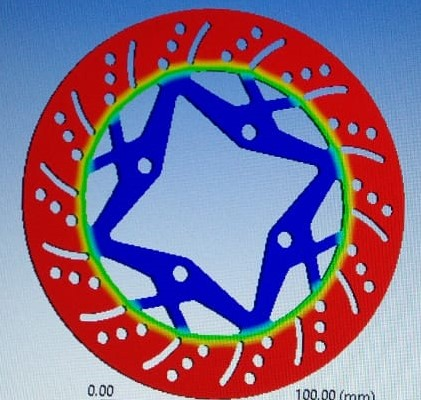
#> input picture opencvlearn/prac3.jpeg, 421 x 400 px
$ python casestudy1.py
#> lines starting #> are read from the running program, lines starting #| are printed output that depends on the picture
import cv2
import matplotlib.pyplot as plt

img=cv2.imread("prac3.jpeg")
#> img is the input picture: shape (400, 421, 3); mean B, G, R 139.5, 106.7, 132.1

b,g,r=cv2.split(img)
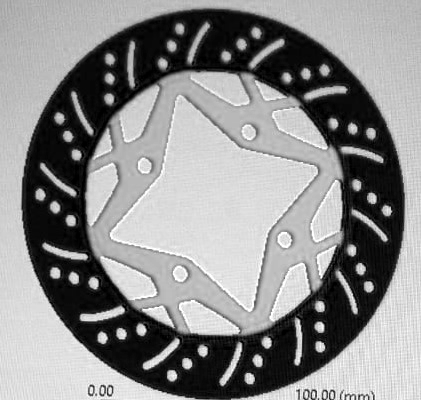
#> b: shape (400, 421); min 0, max 255, mean 139.5
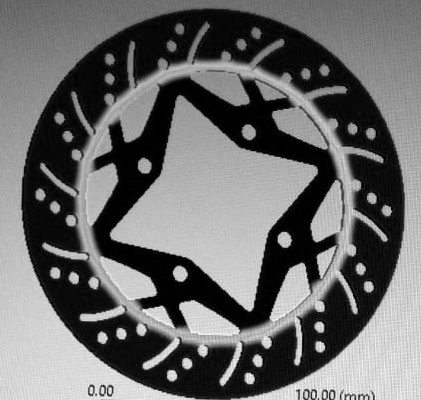
#> g: shape (400, 421); min 0, max 255, mean 106.7
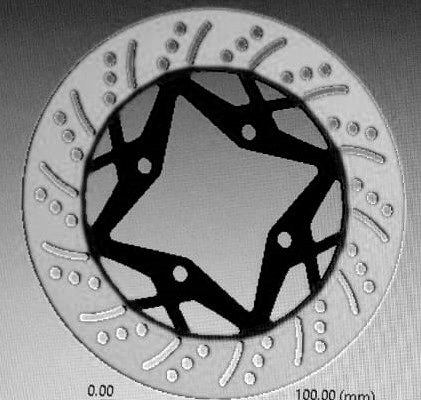
#> r: shape (400, 421); min 0, max 255, mean 132.1
cv2.imshow("adi1",img)
cv2.imshow("b",b)
cv2.imshow("g",g)
cv2.imshow("r",r)
plt.hist(r.ravel(),256,[0,255])
plt.hist(b.ravel(),256,[0,255])
plt.hist(g.ravel(),256,[0,255])

plt.show()
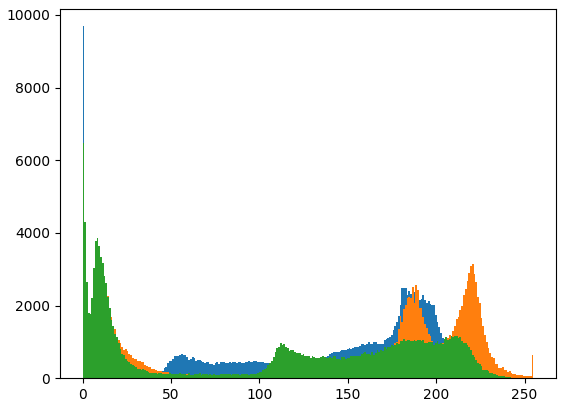
#> figure drawn by matplotlib, 1 panel; tallest bar 9688 high, from x = 0 to 0.996; tallest bar 3641 high, from x = 8.96 to 9.96; tallest bar 6467 high, from x = 0 to 0.996
cv2.waitKey(0)
cv2.destroyAllWindows()

$ run again, with opencvlearn/prac2.jpeg copied over opencvlearn/prac3.jpeg
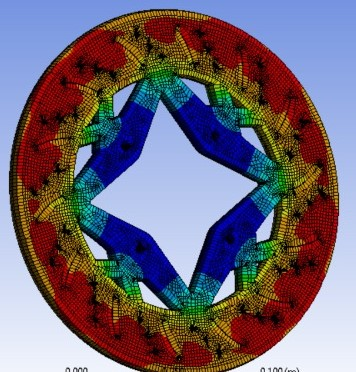
#> input picture opencvlearn/prac2.jpeg, 356 x 372 px
#> img is the input picture: shape (372, 356, 3); mean B, G, R 115.9, 101.6, 112.7
#> `b,g,r=cv2.split(img)`:
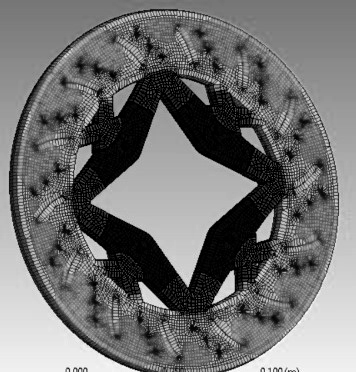
#> r: shape (372, 356); min 0, max 255, mean 112.7
#> `plt.show()`:
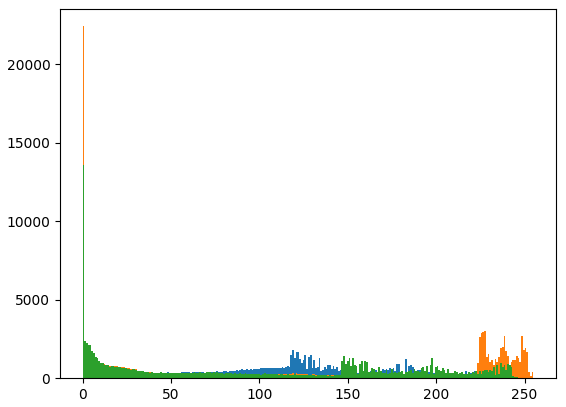
#> figure drawn by matplotlib, 1 panel; tallest bar 8841 high, from x = 0 to 0.996; tallest bar 22407 high, from x = 0 to 0.996; tallest bar 13574 high, from x = 0 to 0.996

$ run again, with opencvlearn/prac.jpeg copied over opencvlearn/prac3.jpeg
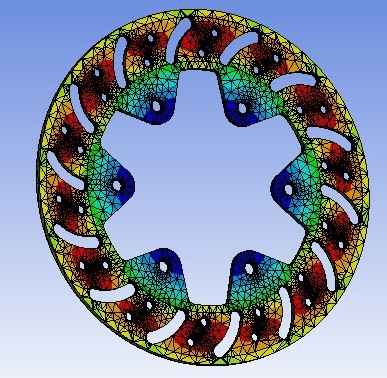
#> input picture opencvlearn/prac.jpeg, 387 x 378 px
#> img is the input picture: shape (378, 387, 3); mean B, G, R 160.6, 141.1, 130.2
#> `b,g,r=cv2.split(img)`:
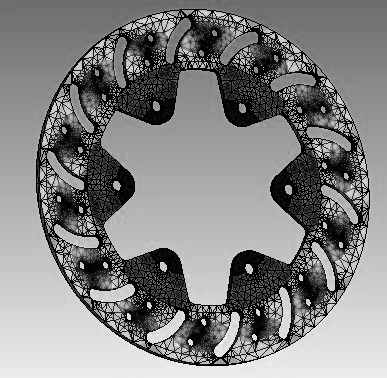
#> r: shape (378, 387); min 0, max 255, mean 130.2
#> `plt.show()`:
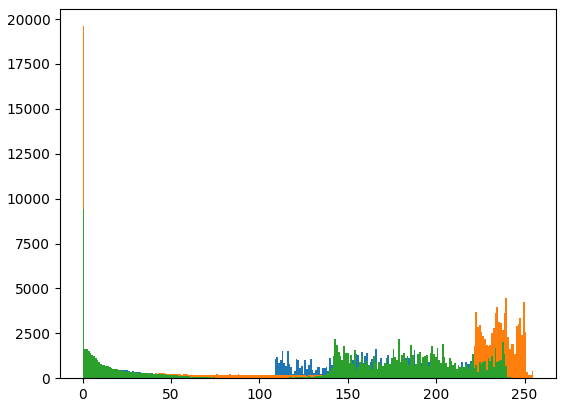
#> figure drawn by matplotlib, 1 panel; tallest bar 11323 high, from x = 0 to 0.996; tallest bar 19600 high, from x = 0 to 0.996; tallest bar 9399 high, from x = 0 to 0.996
